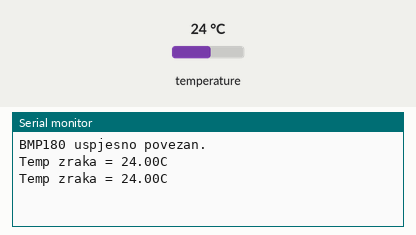
Bench run of a sketch on a simulated Arduino Uno, built with avr-gcc and run on an emulated ATmega328P. Shown: the last lines printed to the serial monitor. The test bench sets the inputs (shaded band); at power-on: temperature 24 °C.

Above: at 1.8 s.
1.9 s: temperature set to 12 °C
At 2.8 s:
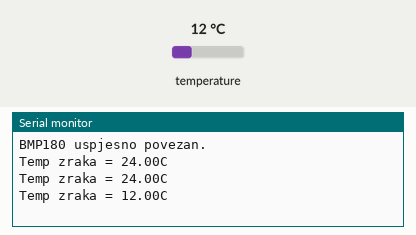
3.4 s: temperature set to 19 °C
At 4.8 s:
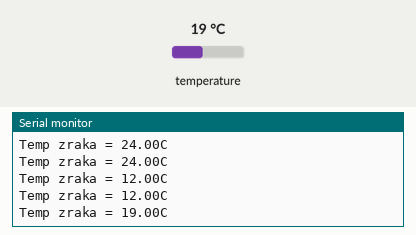
Timing chart, 0 to 6.4 s (numbered marks = the images above; inputs shaded):
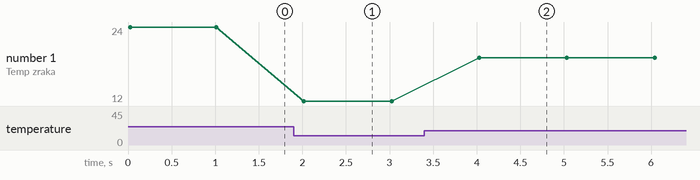

Measured:
- after the input at 1.9 s, the serial monitor: prints a new line after 0.12 s (image 1)
- after the input at 3.4 s, the serial monitor: prints a new line after 0.63 s (image 2)
- plotted number 1: 24 → 12 after the input at 1.9 s, 12 → 19 after the input at 3.4 s

The sketch:

sketch_aug30d.ino
```cpp
#include "SFE_BMP180.h"
#include "Wire.h"

SFE_BMP180 tlak;

double tlakZraka, tempZraka;

void setup() {
  // zapocinjem serijsku komunikaciju
  Serial.begin(9600);

  // provjera je li sve uredu
  if(tlak.begin())  Serial.println("BMP180 uspjesno povezan.");
  else
  {
    Serial.print("Upss.. provjeri kako je modul spojen na Croduino...");
    while(1);
  }
}

void loop() {

  // ocitavam i zapisujem temp zraka
  tempZraka = ocitajTemperaturu();
  Serial.print("Temp zraka = " + String(tempZraka));
  Serial.println("C");

  // ispisuj podatke svakih 1000ms = 1sekundu
  delay(1000);
  Serial.println();

}


double ocitajTemperaturu()
{
  char status;
  double temp;

  // zapocinjemo mjerenje temperature
  // ako je mjerenje uspješno funkcija vraca delay u ms
  // u suprotnom nam vraća 0 (nulu)

  status = tlak.startTemperature();
  if(status != 0)
  {
    delay(status);
    // vraća 1 za uspjesno, odnosno 0 za neuspjesno mjerenje
    status = tlak.getTemperature(temp);
    if(status != 0)
    {
      return(temp);
    }
  }
}
```
